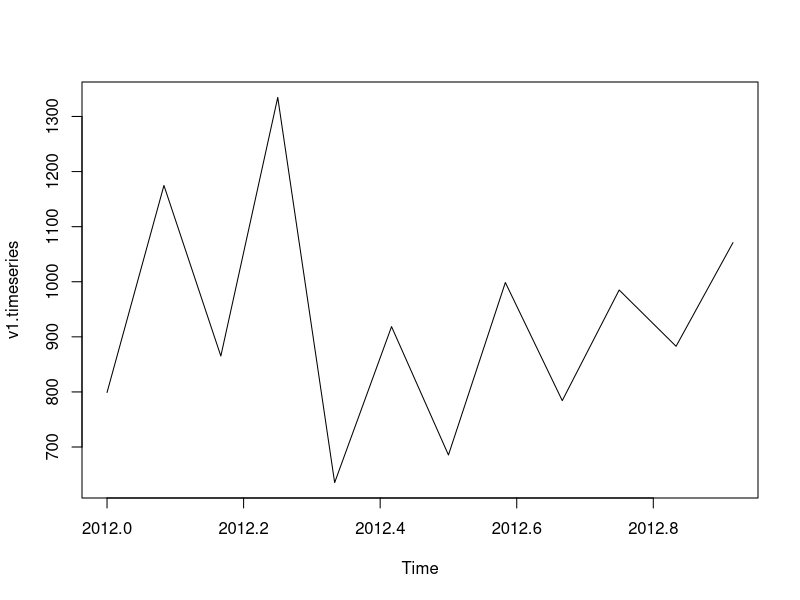
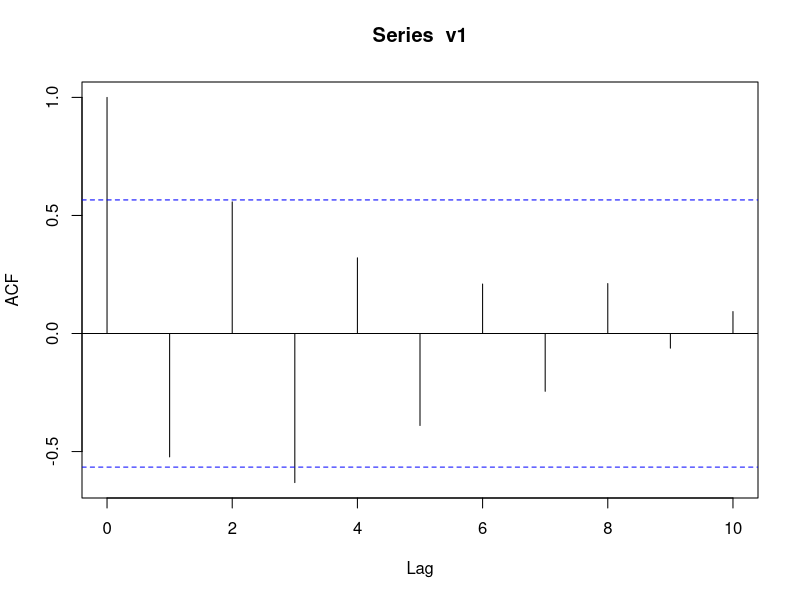

The R script that drew these images, in order:
install.packages("zoo")
library(zoo)

##### Q1
# Question 1. Calculate 3 year moving average forecast for the given sales data
# year  1   2   3   4   5   6   7   8   9   10  11  12
# Sales 5.2 4.9 5.5 4.9 5.2 5.7 5.4 5.8 5.9  6  5.2 4.8
sales <- c(5.2,4.9,5.5,4.9,5.2,5.7,5.4,5.8,5.9,6,5.2,4.8)
mov_avg<-rollmean(sales,3,align="right")

################  20BRS1208   ###############
mov_avg
forecasting_err <- sales - mov_avg

######## mean absolute error
mae <- mean(abs(forecasting_err))

############ mean squared error
mse <- mean(forecasting_err^2)

################ root mean squared error
rmse <- sqrt(mse)

############# mean absolute percentage error
mape <- mean(abs(forecasting_err/sales))*100

############ Printing
mae
mse
rmse
mape


####### Q2
# Question 2. Calculate 4 year moving average for the given sales data 
# year  2003  2004  2005  2006  2007  2008  2009  2010  2011  2012
# Sales 4     6     5     8     9     5     4     3     7     8
sales <- c(4,6,5,8,9,5,4,3,7,8)
mov_avg <- rollmean(sales, 4, align = "right")
print(mov_avg)

################  20BRS1208   ###############
forecasting_err <- sales - mov_avg

######## mean absolute error
mae <- mean(abs(forecasting_err))

############ mean squared error
mse <- mean(forecasting_err^2)

################ root mean squared error
rmse <- sqrt(mse)

############# mean absolute percentage error
mape <- mean(abs(forecasting_err/sales))*100

mae
mse
rmse
mape


############ Auto correlation
# Question 3. Explain what is autocorrelation, give the implementation steps with
# the help of an example. Bring out the inference from your results obtained.
install.packages("tseries")
library(tseries)
v1<-c(799,1174.8,865.1,1334.6,635.4,918.5,685.5,998.6,784.2,985,882.8,1071)
v1.timeseries <- ts(v1,start = c(2012,1),frequency = 12)
plot(v1.timeseries)
print(acf(v1))
